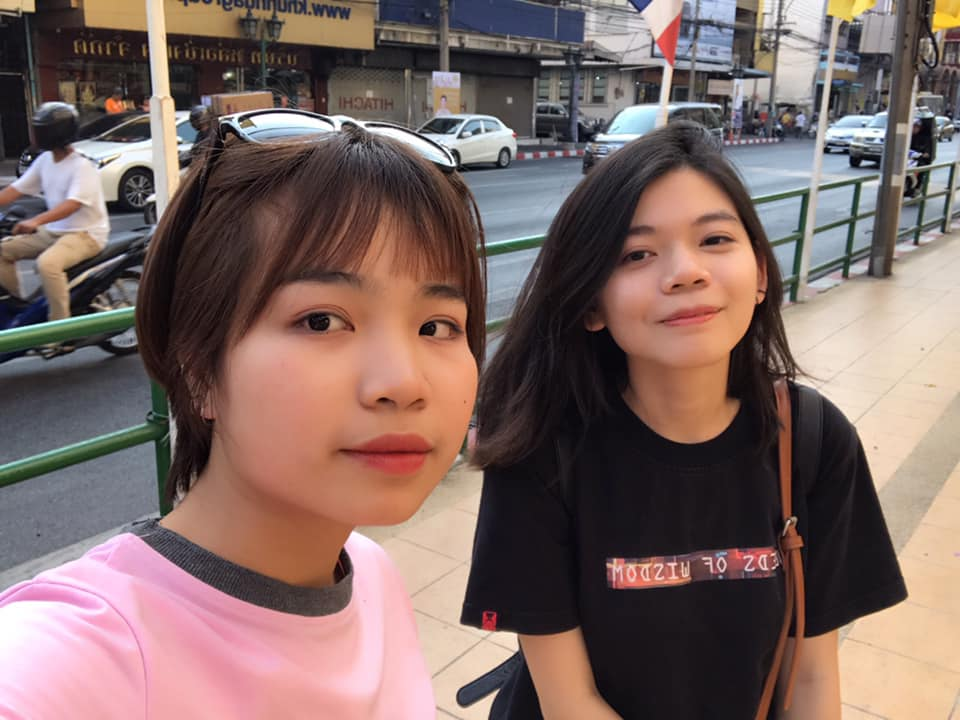
#> input picture MachineLearning/TT.jpg, 960 x 720 px, found by its file name
$ python SuDungMatPlotLib.py
#> lines starting #> are read from the running program, lines starting #| are printed output that depends on the picture
import numpy as np
import pandas as pd
import matplotlib.pyplot as plt
from sklearn.impute import SimpleImputer
from mpl_toolkits.mplot3d import axes3d
from sklearn import tree
from mpl_toolkits.mplot3d import axes3d
import cv2
x=np.array([3,5])
y=np.array([7,9])
plt.plot(x,y,"o")
#plt.show()
img= cv2.imread("TT.JPG",cv2.IMREAD_COLOR)
#> img is the input picture: shape (720, 960, 3); mean B, G, R 100.3, 104.7, 126.9
cv2.imshow('TrangOcCho',img)
cv2.waitKey(0)
cv2.destroyAllWindows()
# plt.imshow(img)
# plt.show()
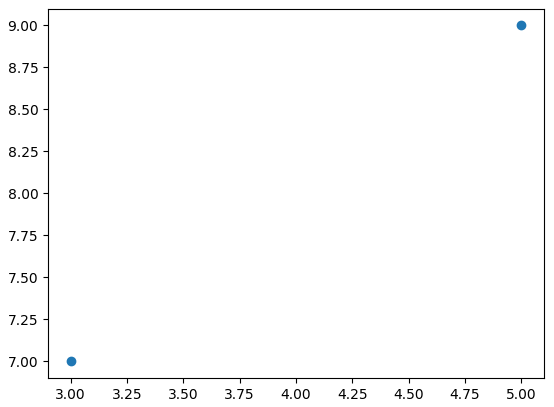
#> figure drawn by matplotlib, 1 panel
